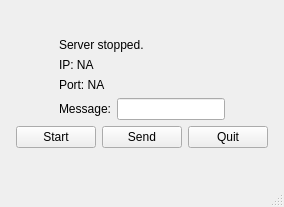
<?xml version="1.0" encoding="UTF-8"?>
<ui version="4.0">
 <class>MainWindow</class>
 <widget class="QMainWindow" name="MainWindow">
  <property name="geometry">
   <rect>
    <x>0</x>
    <y>0</y>
    <width>284</width>
    <height>207</height>
   </rect>
  </property>
  <property name="windowTitle">
   <string>MainWindow</string>
  </property>
  <widget class="QWidget" name="centralwidget">
   <layout class="QVBoxLayout" name="verticalLayout_2">
    <item>
     <spacer name="verticalSpacer">
      <property name="orientation">
       <enum>Qt::Vertical</enum>
      </property>
      <property name="sizeHint" stdset="0">
       <size>
        <width>20</width>
        <height>6</height>
       </size>
      </property>
     </spacer>
    </item>
    <item>
     <layout class="QHBoxLayout" name="horizontalLayout_3">
      <item>
       <spacer name="horizontalSpacer">
        <property name="orientation">
         <enum>Qt::Horizontal</enum>
        </property>
        <property name="sizeHint" stdset="0">
         <size>
          <width>40</width>
          <height>20</height>
         </size>
        </property>
       </spacer>
      </item>
      <item>
       <layout class="QVBoxLayout" name="verticalLayout">
        <item>
         <widget class="QLabel" name="label_status">
          <property name="text">
           <string>Server stopped.</string>
          </property>
         </widget>
        </item>
        <item>
         <widget class="QLabel" name="label_ip">
          <property name="text">
           <string>IP: NA</string>
          </property>
         </widget>
        </item>
        <item>
         <widget class="QLabel" name="label_port">
          <property name="text">
           <string>Port: NA</string>
          </property>
         </widget>
        </item>
        <item>
         <layout class="QHBoxLayout" name="horizontalLayout">
          <item>
           <widget class="QLabel" name="label_message">
            <property name="text">
             <string>Message:</string>
            </property>
           </widget>
          </item>
          <item>
           <widget class="QLineEdit" name="lineEdit_message"/>
          </item>
         </layout>
        </item>
       </layout>
      </item>
      <item>
       <spacer name="horizontalSpacer_2">
        <property name="orientation">
         <enum>Qt::Horizontal</enum>
        </property>
        <property name="sizeHint" stdset="0">
         <size>
          <width>40</width>
          <height>20</height>
         </size>
        </property>
       </spacer>
      </item>
     </layout>
    </item>
    <item>
     <layout class="QHBoxLayout" name="horizontalLayout_2">
      <item>
       <spacer name="horizontalSpacer_3">
        <property name="orientation">
         <enum>Qt::Horizontal</enum>
        </property>
        <property name="sizeHint" stdset="0">
         <size>
          <width>40</width>
          <height>20</height>
         </size>
        </property>
       </spacer>
      </item>
      <item>
       <widget class="QPushButton" name="pushButton_start">
        <property name="text">
         <string>Start</string>
        </property>
       </widget>
      </item>
      <item>
       <widget class="QPushButton" name="pushButton_send">
        <property name="text">
         <string>Send</string>
        </property>
       </widget>
      </item>
      <item>
       <widget class="QPushButton" name="pushButton_quit">
        <property name="text">
         <string>Quit</string>
        </property>
       </widget>
      </item>
      <item>
       <spacer name="horizontalSpacer_4">
        <property name="orientation">
         <enum>Qt::Horizontal</enum>
        </property>
        <property name="sizeHint" stdset="0">
         <size>
          <width>40</width>
          <height>20</height>
         </size>
        </property>
       </spacer>
      </item>
     </layout>
    </item>
    <item>
     <spacer name="verticalSpacer_2">
      <property name="orientation">
       <enum>Qt::Vertical</enum>
      </property>
      <property name="sizeHint" stdset="0">
       <size>
        <width>20</width>
        <height>0</height>
       </size>
      </property>
     </spacer>
    </item>
   </layout>
  </widget>
  <widget class="QMenuBar" name="menubar">
   <property name="geometry">
    <rect>
     <x>0</x>
     <y>0</y>
     <width>284</width>
     <height>22</height>
    </rect>
   </property>
  </widget>
  <widget class="QStatusBar" name="statusbar"/>
 </widget>
 <resources/>
 <connections/>
</ui>
